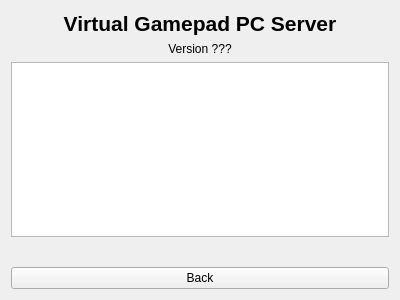
<?xml version="1.0" encoding="UTF-8"?>
<ui version="4.0">
 <class>About</class>
 <widget class="QWidget" name="About">
  <property name="geometry">
   <rect>
    <x>0</x>
    <y>0</y>
    <width>400</width>
    <height>300</height>
   </rect>
  </property>
  <property name="windowTitle">
   <string>Form</string>
  </property>
  <layout class="QVBoxLayout" name="verticalLayout">
   <item>
    <widget class="QLabel" name="titleLabel">
     <property name="font">
      <font>
       <pointsize>16</pointsize>
       <bold>true</bold>
      </font>
     </property>
     <property name="text">
      <string>Virtual Gamepad PC Server</string>
     </property>
     <property name="alignment">
      <set>Qt::AlignmentFlag::AlignCenter</set>
     </property>
    </widget>
   </item>
   <item>
    <widget class="QLabel" name="versionLabel">
     <property name="text">
      <string>Version ???</string>
     </property>
     <property name="alignment">
      <set>Qt::AlignmentFlag::AlignCenter</set>
     </property>
    </widget>
   </item>
   <item>
    <widget class="QTextEdit" name="descriptionBox">
     <property name="markdown">
      <string>A virtual gamepad application that allows you to use your mobile device as a
controller.
      </string>
     </property>
    </widget>
   </item>
   <item>
    <spacer name="verticalSpacer">
     <property name="orientation">
      <enum>Qt::Orientation::Vertical</enum>
     </property>
     <property name="sizeHint" stdset="0">
      <size>
       <width>20</width>
       <height>40</height>
      </size>
     </property>
    </spacer>
   </item>
   <item>
    <widget class="QPushButton" name="backButton">
     <property name="text">
      <string>Back</string>
     </property>
    </widget>
   </item>
  </layout>
 </widget>
 <resources/>
 <connections/>
</ui>
